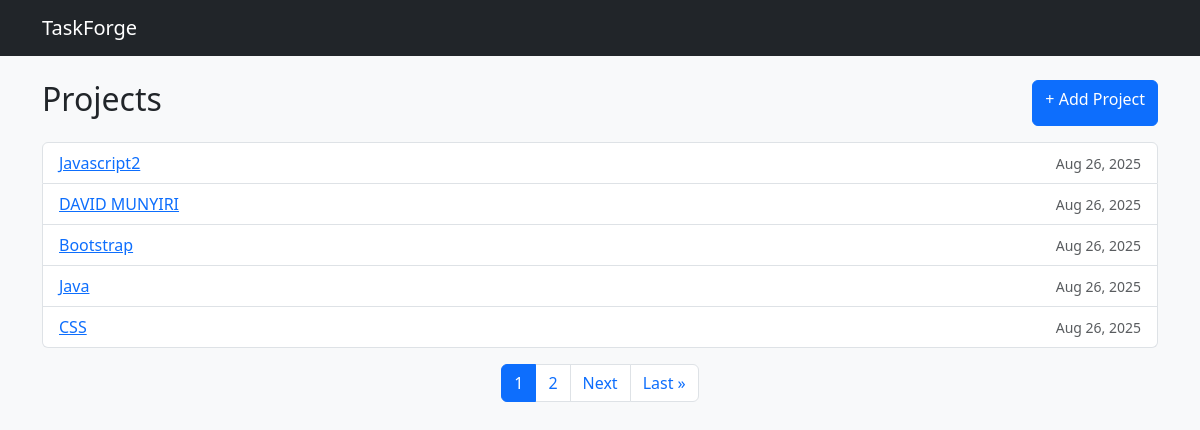
The app's page /projects/, older data.
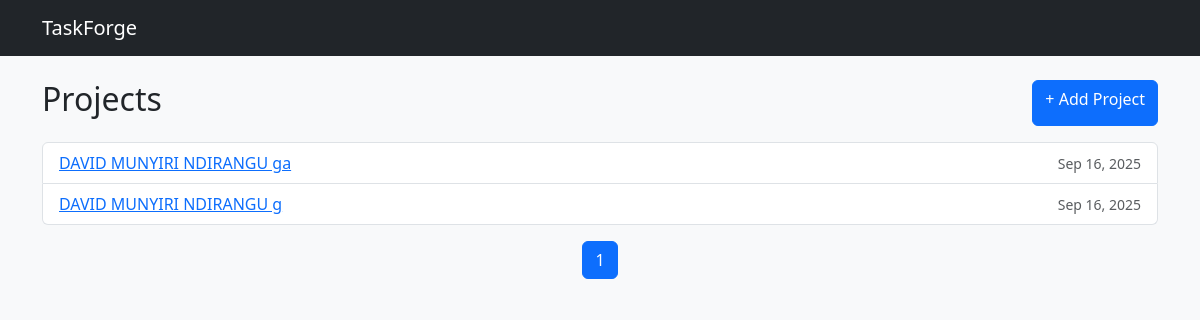
The same page, newer data.
### tasks/models.py (models this page shows, shortened)
class Project(models.Model):
    name = models.CharField(max_length=200, unique=True)
    description = models.TextField(blank=True, null=True)
    created_at = models.DateTimeField(auto_now_add=True)
    slug = models.SlugField(max_length=200, unique=True, blank=True)
    class Meta:
        verbose_name_plural = "Projects"
        ordering =["-created_at"]

### tasks/views.py (the view)
# urls.py: path("projects/", views.project_list, name="project-list"),
def project_list(request):
    projects = Project.objects.all()
    paginator = Paginator(projects, 5)
    page_number = request.GET.get('page')
    page_obj = paginator.get_page(page_number)
    context = {
        'projects': projects,
        'page_obj': page_obj
    }
    return render(request, "tasks/project_list.html", context)

### tasks/templates/tasks/project_list.html (shortened to what this page needs)
{% extends "base.html" %}
{% block content %}
<div class="d-flex justify-content-between mb-3">
  <h2>Projects</h2>
  <a class="btn btn-primary" href="{% url 'create-project' %}">+ Add Project</a>
</div>
{% if projects %}
<ul class="list-group mb-3">
  {% for project in page_obj %}
  <li class="list-group-item d-flex justify-content-between align-items-center">
    <a href="{% url 'project-details' project.slug %}">{{ project.name }}</a>
    <small class="text-muted">{{ project.created_at|date:"M d, Y" }}</small>
  </li>
  {% endfor %}
</ul>
<nav aria-label="Page navigation">
  <ul class="pagination justify-content-center">
    {% for num in page_obj.paginator.page_range %}
      {% if page_obj.number == num %}
        <li class="page-item active">
          <span class="page-link">{{ num }}</span>
        </li>
      {% elif num > page_obj.number|add:'-3' and num < page_obj.number|add:'3' %}
        <li class="page-item">
          <a class="page-link" href="?page={{ num }}">{{ num }}</a>
        </li>
      {% endif %}
    {% endfor %}
    {% if page_obj.has_next %}
      <li class="page-item">
        <a class="page-link" href="?page={{ page_obj.next_page_number }}">Next</a>
      </li>
      <li class="page-item">
        <a class="page-link" href="?page={{ page_obj.paginator.num_pages }}">Last &raquo;</a>
      </li>
    {% endif %}
  </ul>
</nav>
{% else %}
<p class="text-muted">No projects yet.</p>
{% endif %}
{% endblock %}

### tasks/templates/base.html (shortened to what this page needs)
<!doctype html>
<html lang="en">
<head>
  <link rel="stylesheet" href="https://cdn.jsdelivr.net/npm/bootstrap@5.3.3/dist/css/bootstrap.min.css">
</head>
<body class="bg-light">
<nav class="navbar navbar-expand-lg navbar-dark bg-dark">
  <div class="container">
    <a class="navbar-brand" href="/">TaskForge</a>
  </div>
</nav>
<main class="container py-4">
  {% block content %}{% endblock %}
</main>
</body>
</html>

Row changes from the older to the newer data that the page shows:
removed Project: name "Javascript2", created_at "Aug 26, 2025"
removed Project: name "DAVID MUNYIRI", created_at "Aug 26, 2025"
removed Project: name "Bootstrap", created_at "Aug 26, 2025"
removed Project: name "Java", created_at "Aug 26, 2025"
removed Project: name "CSS", created_at "Aug 26, 2025"
now on this page (row edited): Project: name "DAVID MUNYIRI NDIRANGU ga", created_at "Sep 16, 2025"
now on this page (row edited): Project: name "DAVID MUNYIRI NDIRANGU g", created_at "Sep 16, 2025"
Text that changed along with them:
list line gone: "2"
text no longer shown: "Next Last »"
